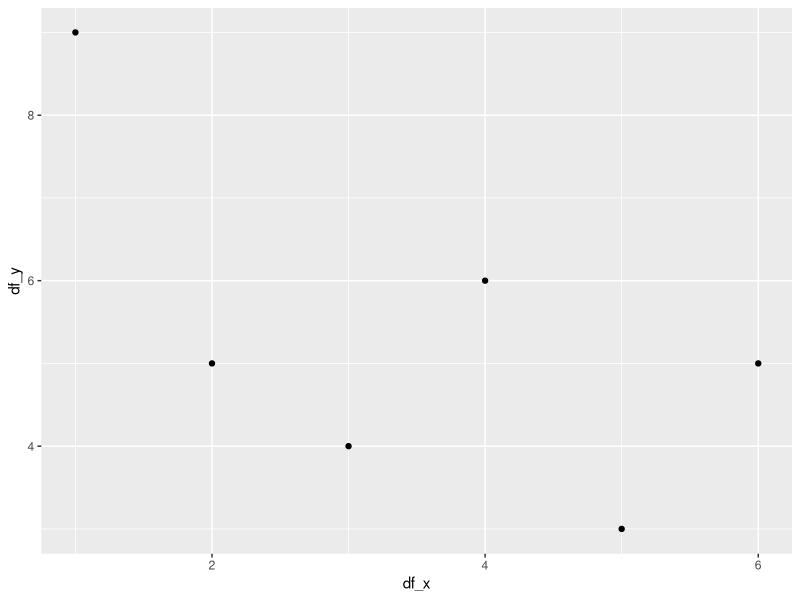
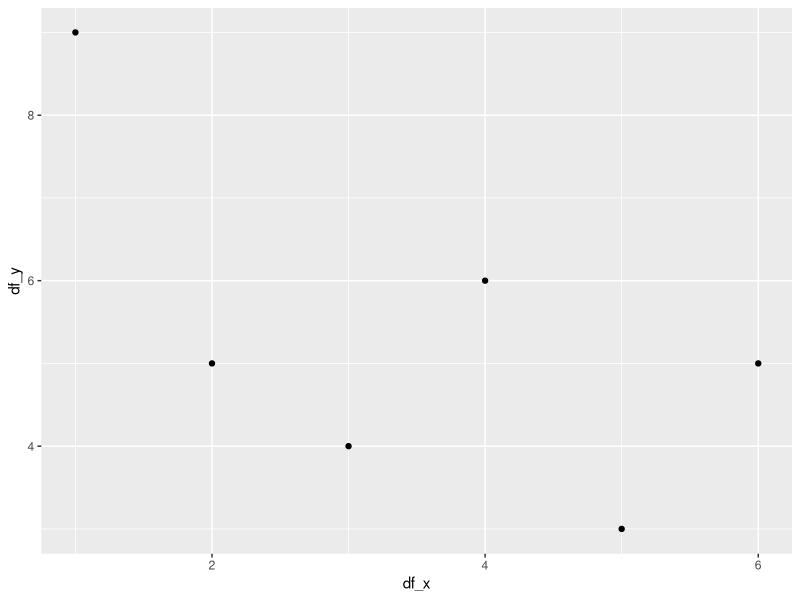
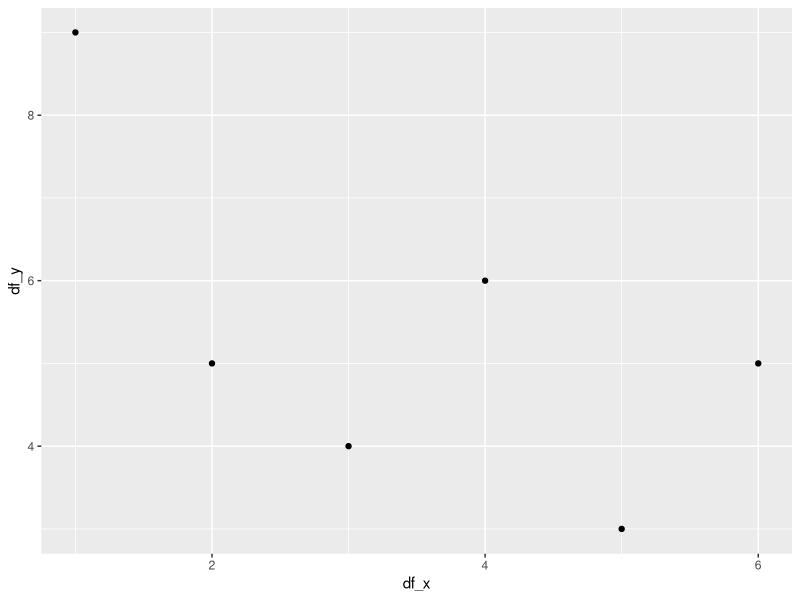

R code for these plots, in order:
## ---- chunk 1
knitr::opts_chunk$set(echo = TRUE, message = FALSE)
library(tidyverse)
## ---- chunk 2
df_x <- c(1, 3, 2, 5, 4, 6)
df_y <- c(9, 4, 5, 3, 6, 5)
df <- cbind(df_x, df_y) %>% 
  as_tibble()
## ---- chunk 3
my_plot <- df %>% 
  ggplot(aes(x = df_x, y = df_y)) +
  geom_point()

my_plot
## ---- chunk 4
ggsave(filename = "my_plot.png", device = "png", plot = my_plot, width = 5, height = 5, units = "in", dpi = 400)
## ---- chunk 5
ggsave(filename = "my_plot.png", device = "png", plot = my_plot, width = 5, height = 5, units = "in", dpi = 400, path = "figs")
